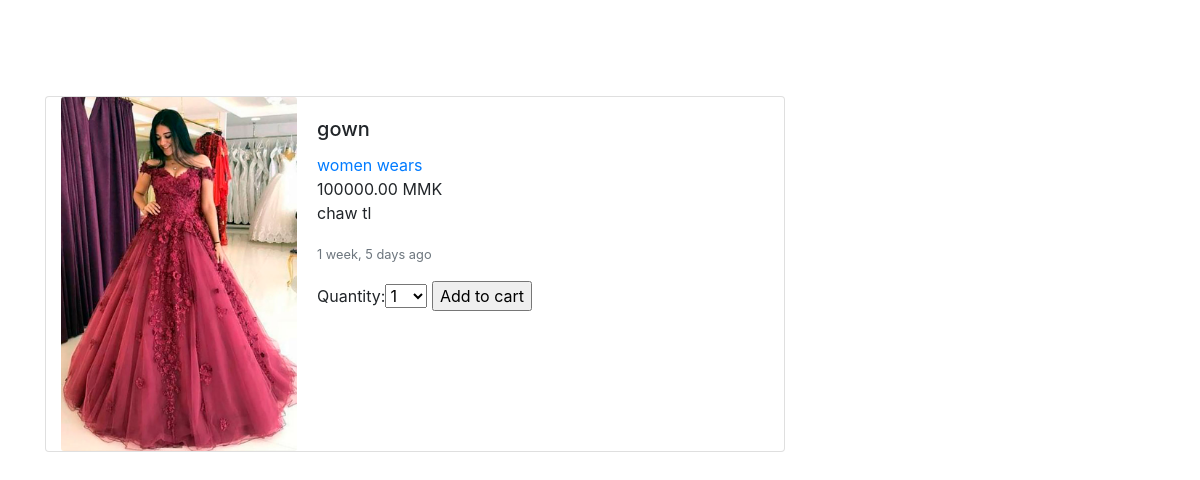
The page /2/gown/ on the database its author committed.
### shop/models.py (models this page shows, shortened)
class Product(models.Model):
	category = models.ForeignKey(Category, on_delete=models.CASCADE, related_name='products')
	name = models.CharField(max_length=255, db_index=True)
	slug = models.SlugField(max_length=255, db_index=True)
	image = models.ImageField(upload_to='products/%Y/%m/%d', blank=True)
	description = models.TextField(blank=True)
	price = models.DecimalField(max_digits=10, decimal_places=2)
	available = models.BooleanField(default=True)
	created = models.DateTimeField(auto_now_add=True)
	updated = models.DateTimeField(auto_now=True)
	class Meta:
		ordering = ['name',]
		index_together = (('id', 'slug'),)

class Category(models.Model):
	name = models.CharField(max_length=255, db_index=True)
	slug = models.SlugField(max_length=255, unique=True)
	class Meta:
		ordering = ['name',]
		verbose_name = 'category'
		verbose_name_plural = 'categories'
	def __str__(self):
		return self.name
	def get_absolute_url(self):
		return reverse('shop:product_list_by_category', args=[self.slug])

### shop/views.py (the view)
# urls.py: path('<int:id>/<slug:slug>/', views.product_detail, name='product_detail'),
def product_detail(request, id, slug):
	product = get_object_or_404(Product, id=id, slug=slug, available=True)
	cart_product_form = CartAddProductForm()
	return render(request, 'shop/product/detail.html', {'product':product, 'cart_product_form':cart_product_form})

### cart/forms.py
class CartAddProductForm(forms.Form):
	quantity = forms.TypedChoiceField(choices=PRODUCT_QUANTITY_CHOICES, coerce=int)
	update = forms.BooleanField(required=False, initial=False, widget=forms.HiddenInput)

### cart/context_processors.py (called while the page is built)
def cart(request):
	return {'cart':Cart(request)}

### shop/templates/shop/product/detail.html (shortened to what this page needs)
{% extends 'shop/base.html' %}
{% block content %}
<div class="container">
	<br><br><br><br>
<div class="card col-lg-8">
  <div class="row no-gutters">
    <div class="col-md-4">
      <img src="{{ product.image.url }}" class="card-img" alt="...">
    </div>
    <div class="col-md-8">
      <div class="card-body">
        <h5 class="card-title">{{ product.name }}</h5>
        <a href="{{ product.category.get_absolute_url }}">{{ product.category }}</a>
        <p class="card-text">{{ product.price }} MMK<br>{{ product.description }}</p>
        <p class="card-text"><small class="text-muted">{{ product.updated|timesince }} ago</small></p>
<form action="{% url 'cart:cart_add' product.id %}" method="post">
  {{ cart_product_form }}
  <input type="submit" value="Add to cart">
</form>
      </div>
    </div>
  </div>
</div>
</div>
{% endblock %}

### rows shown on the page
Product: image (picture), name "gown", category "women wears", price "100000.00", description "chaw tl", updated "1 week, 5 days"
